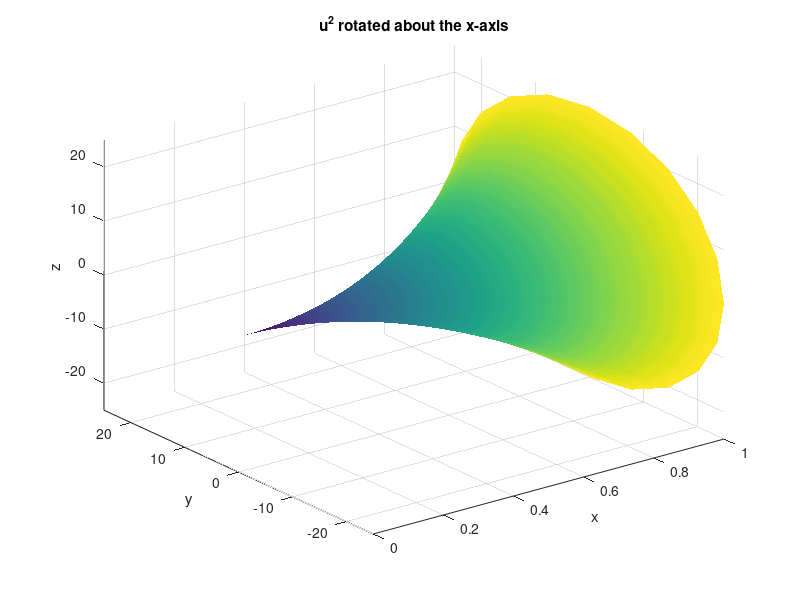

MATLAB code for this plot:
% Rotating v = u^2 about the x axes
function main
    pause(1)
    figure
    facets = 100;
    u = linspace(0, 5, facets);
    usq = u .^ 2;
    % rotate about the x-axis
    [zz yy xx] = cylinder(usq);
    surf(xx, yy, zz, xx);
    shading interp, axis tight
    xlabel('x'), ylabel('y'), zlabel('z')
    title('u^2 rotated about the x-axis')
end
